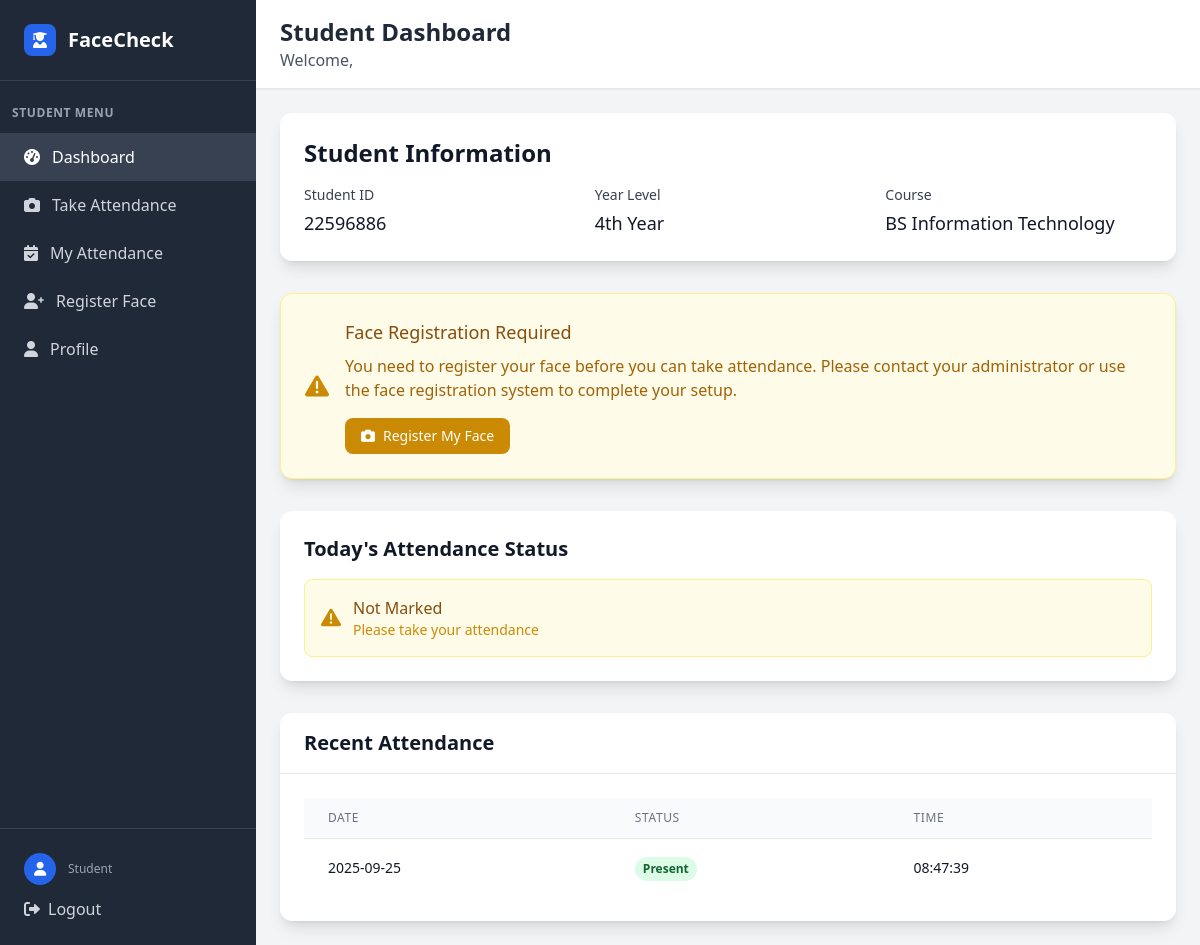
The page /student/dashboard (signed in) on the database as committed earlier.
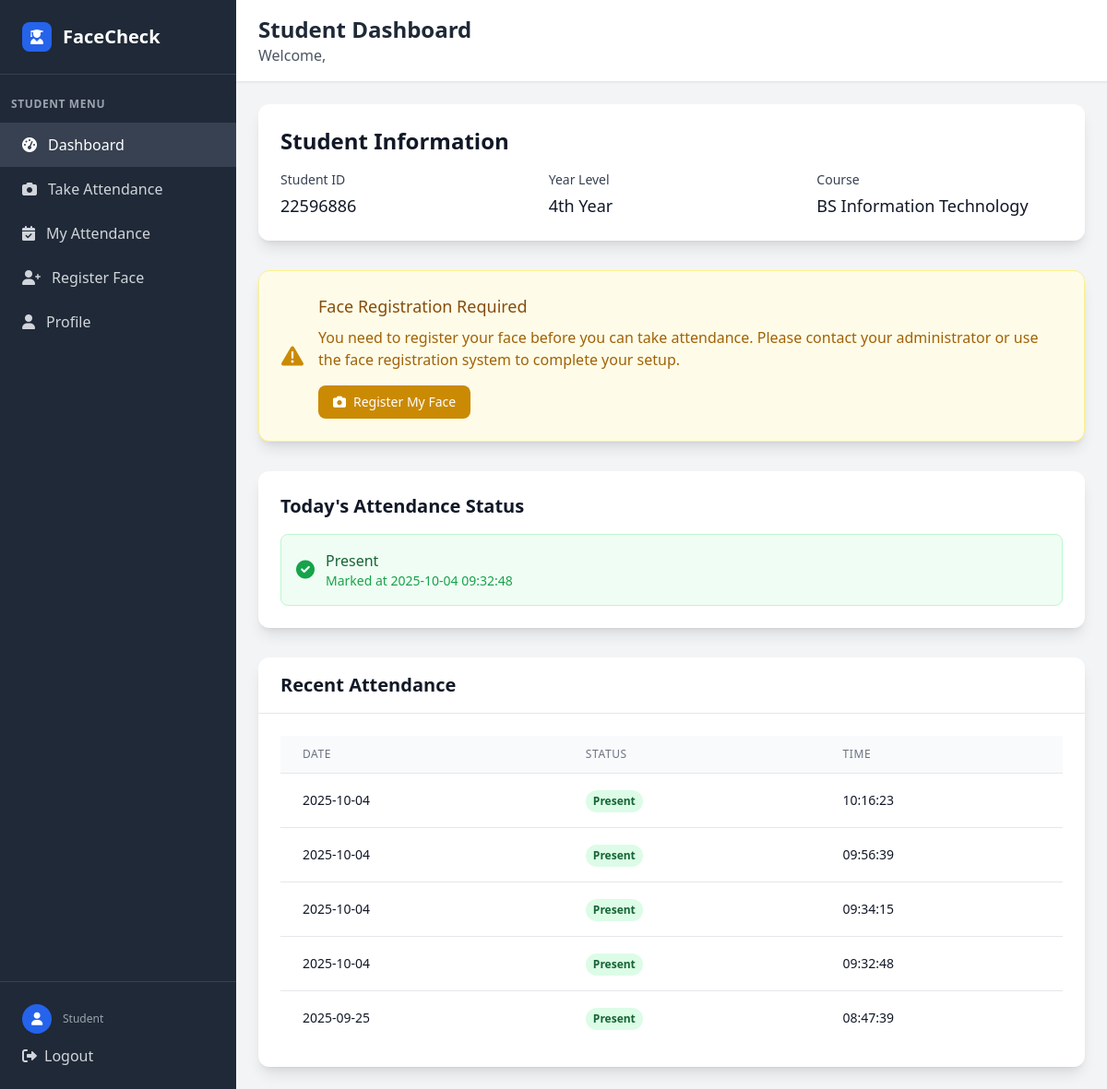
The same page on the database as committed later.
### tables this page shows
CREATE TABLE user (
            user_id INTEGER PRIMARY KEY AUTOINCREMENT,
            idno VARCHAR(20) NOT NULL UNIQUE,
            firstname VARCHAR(50) NOT NULL,
            lastname VARCHAR(50) NOT NULL,
            role VARCHAR(10) NOT NULL CHECK (role IN ('admin', 'faculty', 'student')),
            password VARCHAR(255) NOT NULL,
            created_at DATETIME DEFAULT CURRENT_TIMESTAMP,
            is_active BOOLEAN DEFAULT 1,
            dept_id INTEGER,
            FOREIGN KEY (dept_id) REFERENCES department(dept_id)
        );

CREATE TABLE student (
            student_id INTEGER PRIMARY KEY AUTOINCREMENT,
            year_level VARCHAR(20) NOT NULL,
            attendance_image VARCHAR(255),
            course_id INTEGER,
            user_id INTEGER NOT NULL,
            FOREIGN KEY (course_id) REFERENCES course(course_id),
            FOREIGN KEY (user_id) REFERENCES user(user_id)
        );

CREATE TABLE course (
            course_id INTEGER PRIMARY KEY AUTOINCREMENT,
            course_name VARCHAR(100) NOT NULL,
            dept_id INTEGER,
            FOREIGN KEY (dept_id) REFERENCES department(dept_id)
        );

CREATE TABLE attendance (
            attendance_id INTEGER PRIMARY KEY AUTOINCREMENT,
            attendance_date DATETIME NOT NULL,
            attendance_status VARCHAR(10) NOT NULL CHECK (attendance_status IN ('present', 'absent', 'late')),
            studentclass_id INTEGER NOT NULL,
            FOREIGN KEY (studentclass_id) REFERENCES student_class(studentclass_id)
        );

### app.py (the view)
@app.route('/student/dashboard')
def student_dashboard():
    if 'user_id' not in session or session['role'] != 'student':
        return redirect(url_for('login'))
    conn = get_db_connection()
    student = conn.execute('''
        SELECT u.*, s.student_id, s.year_level, s.attendance_image, c.course_name, d.dept_name
        FROM user u
        JOIN student s ON u.user_id = s.user_id
        LEFT JOIN course c ON s.course_id = c.course_id
        LEFT JOIN department d ON u.dept_id = d.dept_id
        WHERE u.user_id = ?
    ''', (session['user_id'],)).fetchone()
    today = datetime.now().strftime('%Y-%m-%d')
    today_attendance = conn.execute('''
        SELECT a.attendance_status, a.attendance_date
        FROM attendance a
        JOIN student_class sc ON a.studentclass_id = sc.studentclass_id
        WHERE sc.student_id = ? AND DATE(a.attendance_date) = ?
    ''', (student['student_id'], today)).fetchall()
    attendance_history = conn.execute('''
        SELECT a.attendance_date, a.attendance_status, cl.class_name
        FROM attendance a
        JOIN student_class sc ON a.studentclass_id = sc.studentclass_id
        JOIN class cl ON sc.class_id = cl.class_id
        WHERE sc.student_id = ?
        ORDER BY a.attendance_date DESC
        LIMIT 10
    ''', (student['student_id'],)).fetchall()
    formatted_history = []
    for record in attendance_history:
        date_str = ''
        time_str = ''
        if record['attendance_date']:
            try:
                if isinstance(record['attendance_date'], str):
                    if ' ' in record['attendance_date']:
                        date_str = record['attendance_date'].split(' ')[0]
                        time_str = record['attendance_date'].split(' ')[1]
                    else:
                        date_str = record['attendance_date']
                        time_str = ''
                else:
                    date_str = record['attendance_date'].strftime('%Y-%m-%d')
                    time_str = record['attendance_date'].strftime('%H:%M:%S')
            except:
                date_str = str(record['attendance_date'])
                time_str = ''
        formatted_history.append({
            'date': date_str,
            'time': time_str,
            'status': record['attendance_status']
        })
    today_status = today_attendance[0] if today_attendance else None
    has_face_registered = False
    if student['attendance_image']:
        if os.path.exists(student['attendance_image']):
            has_face_registered = True
        else:
            conn.execute('UPDATE student SET attendance_image = NULL WHERE user_id = ?', (session['user_id'],))
            conn.commit()
    if not has_face_registered:
        face_image_path = f"known_faces/{student['idno']}.jpg"
        if os.path.exists(face_image_path):
            conn.execute('UPDATE student SET attendance_image = ? WHERE user_id = ?', (face_image_path, session['user_id']))
            conn.commit()
            has_face_registered = True
    conn.close()
    return render_template('student_dashboard.html',
                         student_info=student,
                         today_attendance=today_status,
                         attendance_history=formatted_history,
                         has_face_registered=has_face_registered)

### app.py (called while the page is built)
def get_db_connection():
    try:
        conn = sqlite3.connect('facecheck.db', timeout=30.0)
        conn.row_factory = sqlite3.Row
        conn.execute('PRAGMA foreign_keys = ON')
        try:
            cur = conn.cursor()
            cur.execute("PRAGMA table_info(faculty)")
            columns = [row[1] for row in cur.fetchall()]
            if 'attendance_image' not in columns:
                cur.execute("ALTER TABLE faculty ADD COLUMN attendance_image VARCHAR(255)")
                conn.commit()
        except Exception:
            pass
        return conn
    except sqlite3.Error as e:
        print(f"Database connection error: {e}")
        raise

### templates/student_dashboard.html (shortened to what this page needs)
<!DOCTYPE html>
<html lang="en">
<head>
    <script src="https://cdn.tailwindcss.com"></script>
    <link href="https://cdnjs.cloudflare.com/ajax/libs/font-awesome/6.0.0/css/all.min.css" rel="stylesheet">
</head>
<body class="bg-gray-100">
    <div class="flex h-screen">
        <div class="w-64 bg-gray-800 text-white">
            <div class="p-6 border-b border-gray-700">
                <div class="flex items-center">
                    <div class="w-8 h-8 bg-blue-600 rounded-lg flex items-center justify-center mr-3">
                        <i class="fas fa-user-graduate text-white"></i>
                    </div>
                    <h1 class="text-xl font-bold">FaceCheck</h1>
                </div>
            </div>
            <nav class="mt-6">
                <div class="px-3">
                    <div class="text-xs font-semibold text-gray-400 uppercase tracking-wider mb-3">Student Menu</div>
                </div>
                <a href="{{ url_for('student_dashboard') }}" class="flex items-center px-6 py-3 bg-gray-700 text-white">
                    <i class="fas fa-tachometer-alt mr-3"></i>
                    Dashboard
                </a>
                <a href="/attendance" class="flex items-center px-6 py-3 text-gray-300 hover:bg-gray-700 hover:text-white transition duration-200">
                    <i class="fas fa-camera mr-3"></i>
                    Take Attendance
                </a>
                <a href="/my_attendance" class="flex items-center px-6 py-3 text-gray-300 hover:bg-gray-700 hover:text-white transition duration-200">
                    <i class="fas fa-calendar-check mr-3"></i>
                    My Attendance
                </a>
                <a href="/register_face" class="flex items-center px-6 py-3 text-gray-300 hover:bg-gray-700 hover:text-white transition duration-200">
                    <i class="fas fa-user-plus mr-3"></i>
                    Register Face
                </a>
                <a href="/profile" class="flex items-center px-6 py-3 text-gray-300 hover:bg-gray-700 hover:text-white transition duration-200">
                    <i class="fas fa-user mr-3"></i>
                    Profile
                </a>
            </nav>
            <div class="absolute bottom-0 w-64 p-6 border-t border-gray-700">
                <div class="flex items-center">
                    <div class="w-8 h-8 bg-blue-600 rounded-full flex items-center justify-center mr-3">
                        <i class="fas fa-user text-white text-sm"></i>
                    </div>
                    <div>
                        <div class="text-xs text-gray-400">Student</div>
                    </div>
                </div>
                <a href="{{ url_for('logout') }}" class="mt-3 flex items-center text-gray-300 hover:text-white transition duration-200">
                    <i class="fas fa-sign-out-alt mr-2"></i>
                    Logout
                </a>
            </div>
        </div>
        <div class="flex-1 flex flex-col overflow-hidden">
            <header class="bg-white shadow-sm border-b border-gray-200">
                <div class="px-6 py-4">
                    <div class="flex items-center justify-between">
                        <div>
                            <h2 class="text-2xl font-bold text-gray-800">Student Dashboard</h2>
                            <p class="text-gray-600">Welcome, {{ session.username }}</p>
                        </div>
                    </div>
                </div>
            </header>
            <main class="flex-1 overflow-y-auto p-6">
        <div class="bg-white rounded-xl shadow-lg p-6 mb-8">
            <h2 class="text-2xl font-bold text-gray-900 mb-4">Student Information</h2>
            <div class="grid grid-cols-1 md:grid-cols-3 gap-6">
                <div>
                    <label class="block text-sm font-medium text-gray-700">Student ID</label>
                    <p class="mt-1 text-lg text-gray-900">{{ student_info.idno }}</p>
                </div>
                <div>
                    <label class="block text-sm font-medium text-gray-700">Year Level</label>
                    <p class="mt-1 text-lg text-gray-900">{{ student_info.year_level }}</p>
                </div>
                <div>
                    <label class="block text-sm font-medium text-gray-700">Course</label>
                    <p class="mt-1 text-lg text-gray-900">{{ student_info.course_name or 'Not assigned' }}</p>
                </div>
            </div>
        </div>
        {% if not has_face_registered %}
        <div class="bg-yellow-50 border border-yellow-200 rounded-xl shadow-lg p-6 mb-8">
            <div class="flex items-center">
                <div class="flex-shrink-0">
                    <i class="fas fa-exclamation-triangle text-yellow-600 text-2xl"></i>
                </div>
                <div class="ml-4">
                    <h3 class="text-lg font-medium text-yellow-800">Face Registration Required</h3>
                    <div class="mt-2">
                        <p class="text-yellow-700">
                            You need to register your face before you can take attendance.
                            Please contact your administrator or use the face registration system to complete your setup.
                        </p>
                    </div>
                    <div class="mt-4">
                        <a href="/register_face" class="inline-flex items-center px-4 py-2 bg-yellow-600 text-white text-sm font-medium rounded-lg hover:bg-yellow-700 transition duration-200">
                            <i class="fas fa-camera mr-2"></i>
                            Register My Face
                        </a>
                    </div>
                </div>
            </div>
        </div>
        {% endif %}
        <div class="bg-white rounded-xl shadow-lg p-6 mb-8">
            <h3 class="text-xl font-semibold text-gray-900 mb-4">Today's Attendance Status</h3>
            {% if today_attendance %}
            <div class="bg-green-50 border border-green-200 rounded-lg p-4">
                <div class="flex items-center">
                    <i class="fas fa-check-circle text-green-600 text-xl mr-3"></i>
                    <div>
                        <p class="text-green-800 font-medium">Present</p>
                        <p class="text-green-600 text-sm">Marked at {{ today_attendance.attendance_date }}</p>
                    </div>
                </div>
            </div>
            {% else %}
            <div class="bg-yellow-50 border border-yellow-200 rounded-lg p-4">
                <div class="flex items-center">
                    <i class="fas fa-exclamation-triangle text-yellow-600 text-xl mr-3"></i>
                    <div>
                        <p class="text-yellow-800 font-medium">Not Marked</p>
                        <p class="text-yellow-600 text-sm">Please take your attendance</p>
                    </div>
                </div>
            </div>
            {% endif %}
        </div>
        <div class="bg-white rounded-xl shadow-lg">
            <div class="px-6 py-4 border-b border-gray-200">
                <h2 class="text-xl font-semibold text-gray-900">Recent Attendance</h2>
            </div>
            <div class="p-6">
                <div class="overflow-x-auto">
                    <table class="min-w-full divide-y divide-gray-200">
                        <thead class="bg-gray-50">
                            <tr>
                                <th class="px-6 py-3 text-left text-xs font-medium text-gray-500 uppercase tracking-wider">Date</th>
                                <th class="px-6 py-3 text-left text-xs font-medium text-gray-500 uppercase tracking-wider">Status</th>
                                <th class="px-6 py-3 text-left text-xs font-medium text-gray-500 uppercase tracking-wider">Time</th>
                            </tr>
                        </thead>
                        <tbody class="bg-white divide-y divide-gray-200">
                            {% for record in attendance_history %}
                            <tr>
                                <td class="px-6 py-4 whitespace-nowrap text-sm text-gray-900">{{ record.date }}</td>
                                <td class="px-6 py-4 whitespace-nowrap">
                                    {% if record.status == 'present' %}
                                    <span class="inline-flex px-2 py-1 text-xs font-semibold rounded-full bg-green-100 text-green-800">
                                        Present
                                    </span>
                                    {% else %}
                                    <span class="inline-flex px-2 py-1 text-xs font-semibold rounded-full bg-red-100 text-red-800">
                                        {{ record.status.title() }}
                                    </span>
                                    {% endif %}
                                </td>
                                <td class="px-6 py-4 whitespace-nowrap text-sm text-gray-900">{{ record.time }}</td>
                            </tr>
                            {% endfor %}
                        </tbody>
                    </table>
                </div>
            </div>
        </div>
            </main>
        </div>
    </div>
</body>
</html>

Rows that differ between the two databases and show on the page:
added attendance: attendance_date "2025-10-04 09:32:48", date "2025-10-04", attendance_status "Present", time "09:32:48"
added attendance: date "2025-10-04", attendance_status "Present", time "10:16:23"
added attendance: date "2025-10-04", attendance_status "Present", time "09:56:39"
added attendance: date "2025-10-04", attendance_status "Present", time "09:34:15"
Other text that changed with them:
text no longer shown: "Not Marked Please take your attendance"
text now shown: "Present Marked at"
